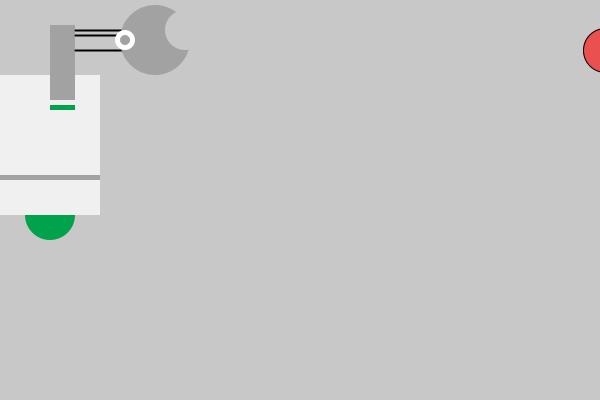
Frame 1 (no input)
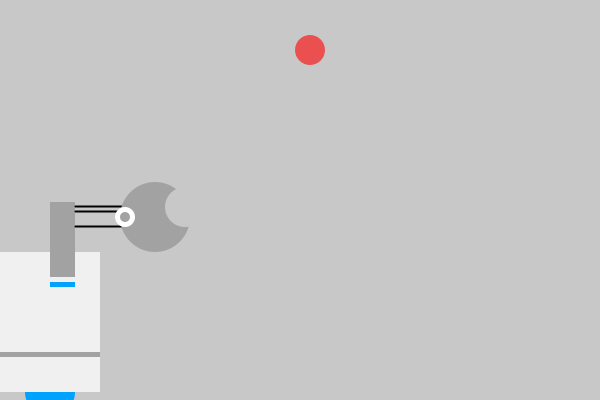
Frame 60 (the mouse pressed at the canvas centre just before this capture)
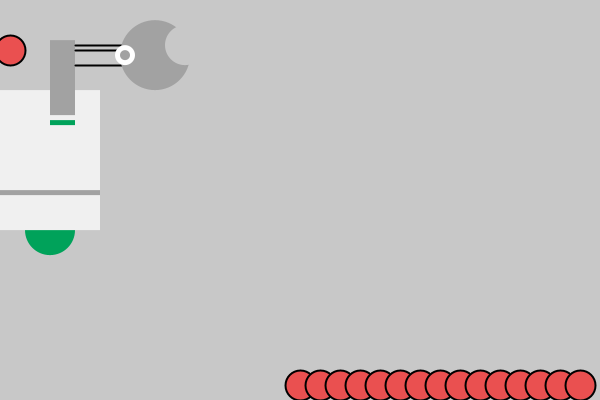
Frame 120 (the mouse held since frame 60 and released just before this capture)

The Processing sketch that drew these frames (run headless with seeded random() and noise(); from frame 60 on, the mouse is pressed at the canvas centre):

// Processing sketch: processing_38631
// ── processing_38631.pde

// CREATURE VARIABLES


float mainBodyX = 0;
float mainBodyY = 75;
// int   mainBodyColour = 0;
float mainBodyW = 100;
float mainBodyH = 140;
float bodyStripeW = 100;
float bodyStripeH = 5; 
float rollerBallW = 25;
float rollerBallH = 25;
int   neckColour = 162;
float neckW = 25;
float neckH = 75; 
float collarW = 25;
float collarH = 5; 
int   headColour = 162;
float headW = 35;
float headH = 35;
float eyeColour = 255;
float eyeColour1 = (0); // for attempt at 2 eye colours to bounce colours between
float eyeColour2 = (255);
float eyeW = 10;
float eyeH = 10;
int   pupilColour = 162;
float pupilW = 5;
float pupilH = 5;
int   mouthColour = 200;
float mouthW = 20;
float mouthH = 20; 

float eyeColour1dir = 0.1; // Increments for eye colour (attempt to cycle eye colour, see below)
float eyeColour2dir = -0.1;

float speed = 0; // speed of Creature
float gravity = 0.1; // gravity variable

int ballX = 600; // Ball
int ballSpeed = 5;
int ballRadius = 15;

void setup() {
  size(600,400); 
  smooth();
  frameRate(30); 
}

void draw() {
  background(200); 
  ellipseMode(RADIUS);
  
//BALL (one ball bouncing back and forth)

ballX = ballX + ballSpeed; // add the current speed to ball x position

if ((ballX > width) || (ballX < 0)) {
  ballSpeed = ballSpeed * -1; // if ball reaches either edge, reverse direction
  ballRadius = 22;
  
}  
  fill(234,80,80); // Display ball
  ellipse(ballX,50,ballRadius,ballRadius);
  ballRadius = constrain(ballRadius-1,15,22); 

//CREATURE

// Gravity 
mainBodyY = mainBodyY + speed;  // add speed to creature

speed = speed + gravity; // add gravity to speed

if (mainBodyY > height -125) { // if creature reaches the bottom, reverse speed
  speed = speed * -0.95;
}

  // BODY 
  noStroke();
  fill(mainBodyX,162,mainBodyY); // roller ball fill det. by position
  ellipse(mainBodyX+50,mainBodyY+140,rollerBallW,rollerBallH); // roller ball

// change body colour on mouse rollover
  if (mouseX > mainBodyX && mouseX < mainBodyX + mainBodyW && mouseY > mainBodyY && mouseY < mainBodyY + mainBodyH) {
    fill(0);
  } else {
    fill(240); 
  }
  rect(mainBodyX,mainBodyY,mainBodyW,mainBodyH); // main body rect
  fill(162); // fill gray
  rect(mainBodyX,mainBodyY+100,bodyStripeW,bodyStripeH); // body stripe

// NECK
   noStroke();
   fill(neckColour);
   rect(mainBodyX+50,mainBodyY-50,neckW,neckH); // main neck
   fill(mainBodyX,162,mainBodyY); // collar fill determined by position
   rect(mainBodyX+50,mainBodyY+30,collarW,collarH); // neck collar
   strokeWeight(2);
   stroke(0); // set stroke for neck lines to black
   line(mainBodyX+75,mainBodyY-45,mainBodyX+125,mainBodyY-45); // top line
   line(mainBodyX+75,mainBodyY-40,mainBodyX+125,mainBodyY-40); // middle line
   line(mainBodyX+75,mainBodyY-25,mainBodyX+125,mainBodyY-25); // bottom line

    
// HEAD

   noStroke();
   fill(headColour);
   ellipse(mainBodyX+155,mainBodyY-35,headW,headH); // head

/* This didn't work: abandonded for now

// Adjust eye colour cycle from white to red

   eyeColour1 = eyeColour1 + eyeColour1dir;
   eyeColour2 = eyeColour2 + eyeColour2dir;

// Reverse direction of eye colour change
  
  if (eyeColour1 < 0 || eyeColour1 > 255) {
    eyeColour1dir *= -1;
  }
  
    if (eyeColour2 < 0 || eyeColour2 > 255) {
    eyeColour2dir *= -1;
  }

*/
   fill(eyeColour);
   ellipse(mainBodyX+125,mainBodyY-35,eyeW,eyeH); // eye 
   fill(pupilColour);
   ellipse(mainBodyX+125,mainBodyY-35,pupilW,pupilH); // pupil 
   fill(mouthColour);
   ellipse(mainBodyX+185,mainBodyY-45,mouthW,mouthH); // mouth 

// Make circles draw if mousePressed
   if (mousePressed) {
     for (int x = 300; x < width; x+=20) {
        stroke(0);
        fill(234,80,80);
        ellipse(x,385,15,15);
    }
}  

// KEY PRESS INCREASES MOUTH SIZE // ? why is there a limit on how large mouth opens?
  if (keyPressed) {
     if (key == 'm' || key == 'M') {
       mouthH = mouthH + 3;
     }
} 


}
